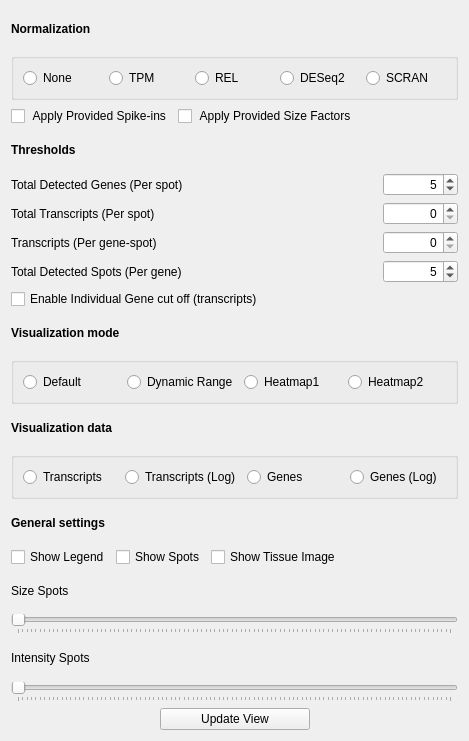
<?xml version="1.0" encoding="UTF-8"?>
<ui version="4.0">
 <class>SettingsWidget</class>
 <widget class="QWidget" name="SettingsWidget">
  <property name="geometry">
   <rect>
    <x>0</x>
    <y>0</y>
    <width>469</width>
    <height>741</height>
   </rect>
  </property>
  <property name="windowTitle">
   <string>Visualization Settings</string>
  </property>
  <property name="toolTip">
   <string>Different settings for the visualization of gene/spots </string>
  </property>
  <property name="statusTip">
   <string>Different settings for the visualization of gene/spots </string>
  </property>
  <layout class="QVBoxLayout" name="verticalLayout">
   <item>
    <widget class="QLabel" name="label_8">
     <property name="font">
      <font>
       <weight>75</weight>
       <bold>true</bold>
      </font>
     </property>
     <property name="text">
      <string>Normalization</string>
     </property>
    </widget>
   </item>
   <item>
    <widget class="QGroupBox" name="groupBoxNormalization">
     <property name="cursor">
      <cursorShape>PointingHandCursor</cursorShape>
     </property>
     <property name="toolTip">
      <string>Different normalization methods for the counts</string>
     </property>
     <property name="statusTip">
      <string>Normalization methods</string>
     </property>
     <property name="whatsThis">
      <string>Different normalization methods for the counts</string>
     </property>
     <property name="title">
      <string/>
     </property>
     <property name="flat">
      <bool>true</bool>
     </property>
     <property name="checkable">
      <bool>false</bool>
     </property>
     <layout class="QHBoxLayout" name="horizontalLayout">
      <item>
       <widget class="QRadioButton" name="normalization_raw">
        <property name="toolTip">
         <string>Default values</string>
        </property>
        <property name="statusTip">
         <string>Default values</string>
        </property>
        <property name="text">
         <string>None</string>
        </property>
       </widget>
      </item>
      <item>
       <widget class="QRadioButton" name="normalization_tpm">
        <property name="toolTip">
         <string>Transcripts per million </string>
        </property>
        <property name="statusTip">
         <string>Transcripts per million</string>
        </property>
        <property name="text">
         <string>TPM</string>
        </property>
       </widget>
      </item>
      <item>
       <widget class="QRadioButton" name="normalization_rel">
        <property name="toolTip">
         <string>Total count of each spot</string>
        </property>
        <property name="statusTip">
         <string>Total count of each spot</string>
        </property>
        <property name="text">
         <string>REL</string>
        </property>
       </widget>
      </item>
      <item>
       <widget class="QRadioButton" name="normalization_deseq">
        <property name="toolTip">
         <string>DESeq2 size factors (geometric means)</string>
        </property>
        <property name="statusTip">
         <string>DESeq2 size factors (geometric means)</string>
        </property>
        <property name="text">
         <string>DESeq2</string>
        </property>
       </widget>
      </item>
      <item>
       <widget class="QRadioButton" name="normalization_scran">
        <property name="toolTip">
         <string>SCRAN Sum-factors</string>
        </property>
        <property name="statusTip">
         <string>SCRAN Sum-factors</string>
        </property>
        <property name="text">
         <string>SCRAN</string>
        </property>
       </widget>
      </item>
     </layout>
    </widget>
   </item>
   <item>
    <layout class="QHBoxLayout" name="horizontalLayout_9">
     <item>
      <widget class="QCheckBox" name="spikeIn">
       <property name="cursor">
        <cursorShape>PointingHandCursor</cursorShape>
       </property>
       <property name="toolTip">
        <string>Apply spke-ins to counts matrix if the dataset has valid spike-ins</string>
       </property>
       <property name="statusTip">
        <string>Apply spke-ins to counts matrix if the dataset has valid spike-ins</string>
       </property>
       <property name="text">
        <string> Apply Provided Spike-ins</string>
       </property>
      </widget>
     </item>
     <item>
      <widget class="QCheckBox" name="sizeFactors">
       <property name="toolTip">
        <string>Apply size factors to counts matrix if the dataset has valid sisze-factors</string>
       </property>
       <property name="statusTip">
        <string>Apply size factors to counts matrix if the dataset has valid sisze-factors</string>
       </property>
       <property name="text">
        <string> Apply Provided Size Factors</string>
       </property>
      </widget>
     </item>
     <item>
      <spacer name="horizontalSpacer_5">
       <property name="orientation">
        <enum>Qt::Horizontal</enum>
       </property>
       <property name="sizeHint" stdset="0">
        <size>
         <width>40</width>
         <height>20</height>
        </size>
       </property>
      </spacer>
     </item>
    </layout>
   </item>
   <item>
    <widget class="QLabel" name="label_7">
     <property name="font">
      <font>
       <weight>75</weight>
       <bold>true</bold>
      </font>
     </property>
     <property name="text">
      <string>Thresholds</string>
     </property>
    </widget>
   </item>
   <item>
    <layout class="QHBoxLayout" name="horizontalLayout_5">
     <item>
      <widget class="QLabel" name="label">
       <property name="text">
        <string>Total Detected Genes (Per spot)</string>
       </property>
      </widget>
     </item>
     <item>
      <spacer name="horizontalSpacer">
       <property name="orientation">
        <enum>Qt::Horizontal</enum>
       </property>
       <property name="sizeHint" stdset="0">
        <size>
         <width>40</width>
         <height>20</height>
        </size>
       </property>
      </spacer>
     </item>
     <item>
      <widget class="QSpinBox" name="genes_threshold">
       <property name="minimumSize">
        <size>
         <width>75</width>
         <height>0</height>
        </size>
       </property>
       <property name="maximumSize">
        <size>
         <width>75</width>
         <height>16777215</height>
        </size>
       </property>
       <property name="alignment">
        <set>Qt::AlignRight|Qt::AlignTrailing|Qt::AlignVCenter</set>
       </property>
       <property name="value">
        <number>5</number>
       </property>
      </widget>
     </item>
    </layout>
   </item>
   <item>
    <layout class="QHBoxLayout" name="horizontalLayout_6">
     <item>
      <widget class="QLabel" name="label_2">
       <property name="text">
        <string>Total Transcripts (Per spot)</string>
       </property>
      </widget>
     </item>
     <item>
      <spacer name="horizontalSpacer_2">
       <property name="orientation">
        <enum>Qt::Horizontal</enum>
       </property>
       <property name="sizeHint" stdset="0">
        <size>
         <width>40</width>
         <height>20</height>
        </size>
       </property>
      </spacer>
     </item>
     <item>
      <widget class="QSpinBox" name="reads_threshold">
       <property name="minimumSize">
        <size>
         <width>75</width>
         <height>0</height>
        </size>
       </property>
       <property name="maximumSize">
        <size>
         <width>75</width>
         <height>16777215</height>
        </size>
       </property>
       <property name="alignment">
        <set>Qt::AlignRight|Qt::AlignTrailing|Qt::AlignVCenter</set>
       </property>
      </widget>
     </item>
    </layout>
   </item>
   <item>
    <layout class="QHBoxLayout" name="horizontalLayout_7">
     <item>
      <widget class="QLabel" name="label_4">
       <property name="text">
        <string>Transcripts (Per gene-spot)</string>
       </property>
      </widget>
     </item>
     <item>
      <spacer name="horizontalSpacer_3">
       <property name="orientation">
        <enum>Qt::Horizontal</enum>
       </property>
       <property name="sizeHint" stdset="0">
        <size>
         <width>40</width>
         <height>20</height>
        </size>
       </property>
      </spacer>
     </item>
     <item>
      <widget class="QSpinBox" name="individual_reads_threshold">
       <property name="minimumSize">
        <size>
         <width>75</width>
         <height>0</height>
        </size>
       </property>
       <property name="maximumSize">
        <size>
         <width>75</width>
         <height>16777215</height>
        </size>
       </property>
       <property name="alignment">
        <set>Qt::AlignRight|Qt::AlignTrailing|Qt::AlignVCenter</set>
       </property>
      </widget>
     </item>
    </layout>
   </item>
   <item>
    <layout class="QHBoxLayout" name="horizontalLayout_8">
     <item>
      <widget class="QLabel" name="label_6">
       <property name="text">
        <string>Total Detected Spots (Per gene)</string>
       </property>
      </widget>
     </item>
     <item>
      <spacer name="horizontalSpacer_4">
       <property name="orientation">
        <enum>Qt::Horizontal</enum>
       </property>
       <property name="sizeHint" stdset="0">
        <size>
         <width>40</width>
         <height>20</height>
        </size>
       </property>
      </spacer>
     </item>
     <item>
      <widget class="QSpinBox" name="spots_threshold">
       <property name="minimumSize">
        <size>
         <width>75</width>
         <height>0</height>
        </size>
       </property>
       <property name="maximumSize">
        <size>
         <width>75</width>
         <height>16777215</height>
        </size>
       </property>
       <property name="alignment">
        <set>Qt::AlignRight|Qt::AlignTrailing|Qt::AlignVCenter</set>
       </property>
       <property name="value">
        <number>5</number>
       </property>
      </widget>
     </item>
    </layout>
   </item>
   <item>
    <widget class="QCheckBox" name="gene_cutoff">
     <property name="toolTip">
      <string>Ensable/disable the invidiaual gene cut-offs defined in the Genes widget</string>
     </property>
     <property name="statusTip">
      <string>Ensable/disable the invidiaual gene cut-offs defined in the Genes widget</string>
     </property>
     <property name="text">
      <string>Enable Individual Gene cut off (transcripts)</string>
     </property>
    </widget>
   </item>
   <item>
    <widget class="QLabel" name="label_9">
     <property name="font">
      <font>
       <weight>75</weight>
       <bold>true</bold>
      </font>
     </property>
     <property name="text">
      <string>Visualization mode</string>
     </property>
    </widget>
   </item>
   <item>
    <widget class="QGroupBox" name="groupBoxVisualMode">
     <property name="toolTip">
      <string>Different visualization modes</string>
     </property>
     <property name="statusTip">
      <string>Visualization modes</string>
     </property>
     <property name="whatsThis">
      <string>Different visualization modes</string>
     </property>
     <property name="title">
      <string/>
     </property>
     <property name="flat">
      <bool>true</bool>
     </property>
     <layout class="QHBoxLayout" name="horizontalLayout_2">
      <item>
       <widget class="QRadioButton" name="visual_normal">
        <property name="toolTip">
         <string>The gene/spots selected colors</string>
        </property>
        <property name="statusTip">
         <string>The gene/spots selected colors</string>
        </property>
        <property name="text">
         <string>Default</string>
        </property>
       </widget>
      </item>
      <item>
       <widget class="QRadioButton" name="visual_dynamic_range">
        <property name="toolTip">
         <string>The gene/spot selected color with intensity adjusted according to expression level</string>
        </property>
        <property name="statusTip">
         <string>The gene/spot selected color with intensity adjusted according to expression level</string>
        </property>
        <property name="text">
         <string>Dynamic Range</string>
        </property>
       </widget>
      </item>
      <item>
       <widget class="QRadioButton" name="visual_heatmap">
        <property name="toolTip">
         <string>Heatmap of expression level (rainbow colors)</string>
        </property>
        <property name="statusTip">
         <string>Heatmap of expression level (rainbow colors)</string>
        </property>
        <property name="text">
         <string>Heatmap1</string>
        </property>
       </widget>
      </item>
      <item>
       <widget class="QRadioButton" name="visual_color_range">
        <property name="toolTip">
         <string>Heatmap of expression level (single colors)</string>
        </property>
        <property name="statusTip">
         <string>Heatmap of expression level (single colors)</string>
        </property>
        <property name="text">
         <string>Heatmap2</string>
        </property>
       </widget>
      </item>
     </layout>
    </widget>
   </item>
   <item>
    <widget class="QLabel" name="label_10">
     <property name="font">
      <font>
       <weight>75</weight>
       <bold>true</bold>
      </font>
     </property>
     <property name="text">
      <string>Visualization data</string>
     </property>
    </widget>
   </item>
   <item>
    <widget class="QGroupBox" name="groupBoxVisualType">
     <property name="title">
      <string/>
     </property>
     <property name="flat">
      <bool>true</bool>
     </property>
     <layout class="QHBoxLayout" name="horizontalLayout_4">
      <item>
       <widget class="QRadioButton" name="visual_reads">
        <property name="toolTip">
         <string>Use the genes transcripts</string>
        </property>
        <property name="statusTip">
         <string>Use the genes transcripts</string>
        </property>
        <property name="text">
         <string>Transcripts</string>
        </property>
       </widget>
      </item>
      <item>
       <widget class="QRadioButton" name="visual_reads_log">
        <property name="toolTip">
         <string>Use the genes transcripts in log scale</string>
        </property>
        <property name="statusTip">
         <string>Use the genes transcripts in log scale</string>
        </property>
        <property name="text">
         <string>Transcripts (Log)</string>
        </property>
       </widget>
      </item>
      <item>
       <widget class="QRadioButton" name="visual_genes">
        <property name="toolTip">
         <string>Use the number of expressed genes</string>
        </property>
        <property name="statusTip">
         <string>Use the number of expressed genes</string>
        </property>
        <property name="text">
         <string>Genes</string>
        </property>
       </widget>
      </item>
      <item>
       <widget class="QRadioButton" name="visual_genes_log">
        <property name="toolTip">
         <string>Use the number of expressed genes in log scale</string>
        </property>
        <property name="statusTip">
         <string>Use the number of expressed genes in log scale</string>
        </property>
        <property name="text">
         <string>Genes (Log)</string>
        </property>
       </widget>
      </item>
     </layout>
    </widget>
   </item>
   <item>
    <widget class="QLabel" name="label_11">
     <property name="font">
      <font>
       <weight>75</weight>
       <bold>true</bold>
      </font>
     </property>
     <property name="text">
      <string>General settings</string>
     </property>
    </widget>
   </item>
   <item>
    <layout class="QHBoxLayout" name="horizontalLayout_3">
     <item>
      <widget class="QCheckBox" name="legend">
       <property name="toolTip">
        <string>Shows/hide the heatmap legend</string>
       </property>
       <property name="statusTip">
        <string>Shows/hide the heatmap legend</string>
       </property>
       <property name="text">
        <string>Show Legend</string>
       </property>
      </widget>
     </item>
     <item>
      <widget class="QCheckBox" name="show_spots">
       <property name="toolTip">
        <string>Show/hides the spos in the main view</string>
       </property>
       <property name="statusTip">
        <string>Show/hides the spos in the main view</string>
       </property>
       <property name="text">
        <string>Show Spots</string>
       </property>
      </widget>
     </item>
     <item>
      <widget class="QCheckBox" name="show_image">
       <property name="toolTip">
        <string>Show/hide the tissue image in the main view</string>
       </property>
       <property name="statusTip">
        <string>Show/hide the tissue image in the main view</string>
       </property>
       <property name="text">
        <string>Show Tissue Image</string>
       </property>
      </widget>
     </item>
     <item>
      <spacer name="horizontalSpacer_8">
       <property name="orientation">
        <enum>Qt::Horizontal</enum>
       </property>
       <property name="sizeHint" stdset="0">
        <size>
         <width>40</width>
         <height>20</height>
        </size>
       </property>
      </spacer>
     </item>
    </layout>
   </item>
   <item>
    <widget class="QLabel" name="label_3">
     <property name="text">
      <string>Size Spots</string>
     </property>
    </widget>
   </item>
   <item>
    <widget class="QSlider" name="spots_size">
     <property name="toolTip">
      <string>The size of the spots in the view</string>
     </property>
     <property name="statusTip">
      <string>The size of the spots in the view</string>
     </property>
     <property name="orientation">
      <enum>Qt::Horizontal</enum>
     </property>
     <property name="tickPosition">
      <enum>QSlider::TicksBelow</enum>
     </property>
     <property name="tickInterval">
      <number>1</number>
     </property>
    </widget>
   </item>
   <item>
    <widget class="QLabel" name="label_5">
     <property name="text">
      <string>Intensity Spots</string>
     </property>
    </widget>
   </item>
   <item>
    <widget class="QSlider" name="spots_intensity">
     <property name="toolTip">
      <string>The intensity of the spots in the view</string>
     </property>
     <property name="statusTip">
      <string>The intensity of the spots in the view</string>
     </property>
     <property name="orientation">
      <enum>Qt::Horizontal</enum>
     </property>
     <property name="tickPosition">
      <enum>QSlider::TicksBelow</enum>
     </property>
     <property name="tickInterval">
      <number>1</number>
     </property>
    </widget>
   </item>
   <item>
    <layout class="QHBoxLayout" name="horizontalLayout_10">
     <item>
      <spacer name="horizontalSpacer_6">
       <property name="orientation">
        <enum>Qt::Horizontal</enum>
       </property>
       <property name="sizeHint" stdset="0">
        <size>
         <width>40</width>
         <height>20</height>
        </size>
       </property>
      </spacer>
     </item>
     <item>
      <widget class="QPushButton" name="update">
       <property name="minimumSize">
        <size>
         <width>150</width>
         <height>0</height>
        </size>
       </property>
       <property name="maximumSize">
        <size>
         <width>150</width>
         <height>16777215</height>
        </size>
       </property>
       <property name="cursor">
        <cursorShape>PointingHandCursor</cursorShape>
       </property>
       <property name="toolTip">
        <string>Updates the visual data</string>
       </property>
       <property name="statusTip">
        <string>Updates the visual data</string>
       </property>
       <property name="text">
        <string>Update View</string>
       </property>
      </widget>
     </item>
     <item>
      <spacer name="horizontalSpacer_7">
       <property name="orientation">
        <enum>Qt::Horizontal</enum>
       </property>
       <property name="sizeHint" stdset="0">
        <size>
         <width>40</width>
         <height>20</height>
        </size>
       </property>
      </spacer>
     </item>
    </layout>
   </item>
  </layout>
 </widget>
 <resources/>
 <connections/>
</ui>
